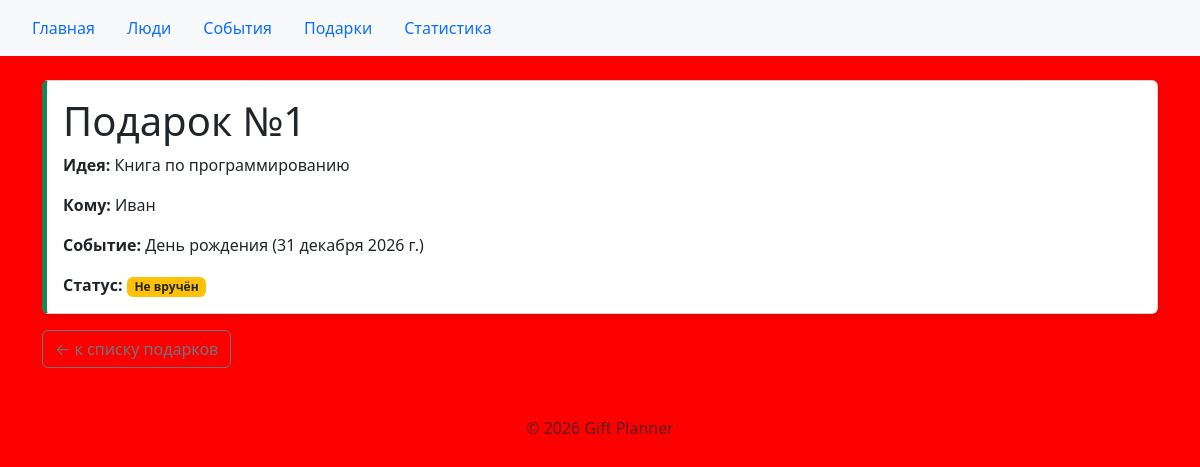
Screenshot of /gifts/1/ with the database file from the repository.
### gifts/models.py (models this page shows, shortened)
class Gift(models.Model):
    person = models.ForeignKey(
        Person,
        on_delete=models.PROTECT,
        related_name="gifts",
        verbose_name="Человек",
    )
    event = models.ForeignKey(
        Event,
        on_delete=models.PROTECT,
        related_name="gifts",
        verbose_name="Событие",
    )
    idea = models.CharField(
        max_length=300,
        verbose_name="Идея подарка",
    )
    is_done = models.BooleanField(
        default=False,
        verbose_name="Вручён",
    )
    class Meta:
        ordering = ["pk"]
        verbose_name = "Подарок"
        verbose_name_plural = "Подарки"

### people/models.py (models this page shows, shortened)
class Person(models.Model):
    name = models.CharField(
        max_length=200,
        verbose_name="Имя",
    )
    class Meta:
        ordering = ["name"]
        verbose_name = "Человек"
        verbose_name_plural = "Люди"

### events/models.py (models this page shows, shortened)
class Event(models.Model):
    person = models.ForeignKey(
        Person,
        on_delete=models.PROTECT,
        related_name="events",
        verbose_name="Человек",
    )
    title = models.CharField(
        max_length=200,
        verbose_name="Название",
    )
    date = models.DateField(
        verbose_name="Дата",
    )
    class Meta:
        ordering = ["date", "pk"]
        verbose_name = "Событие"
        verbose_name_plural = "События"

### gifts/views.py (the view)
# urls.py: path("<int:gift_id>/", views.gift_detail, name="detail"),
def gift_detail(request, gift_id):
    gift = get_object_or_404(
        Gift.objects.select_related("person", "event"),
        pk=gift_id,
    )
    context = {
        "gift": gift,
    }
    return render(request, "gifts/gift_detail.html", context)

### gifts/templates/gifts/gift_detail.html (shortened to what this page needs)
{% extends "base.html" %}
{% block content %}
{% if gift %}
    <div class="card">
        <div class="card-body">
            <h1 class="card-title">Подарок №{{ gift.id }}</h1>
            <p class="card-text"><strong>Идея:</strong> {{ gift.idea|default:"Без названия" }}</p>
            <p class="card-text"><strong>Кому:</strong> {{ gift.person.name }}</p>
            <p class="card-text"><strong>Событие:</strong> {{ gift.event.title }} ({{ gift.event.date }})</p>
            <p class="card-text">
                <strong>Статус:</strong>
                {% if gift.is_done %}
                    <span class="badge bg-success">Вручён</span>
                {% else %}
                    <span class="badge bg-warning text-dark">Не вручён</span>
                {% endif %}
            </p>
        </div>
    </div>
{% else %}
    <h1 class="text-danger">Подарок не найден</h1>
    <p>Подарок с указанным идентификатором отсутствует.</p>
{% endif %}
<a href="{% url 'gifts:list' %}" class="btn btn-outline-secondary mt-3">
    ← к списку подарков
</a>
{% endblock %}

### homepage/static/homepage/css/style.css (style rules this page uses)
body { background-color: red; }
.card { border-left: 5px solid #198754; box-shadow: 0 4px 6px rgba(0,0,0,0.1); }

### rows the page displays
Gift: id "1", idea "Книга по программированию", person.name "Иван", event "День рождения", event "31 декабря 2026 г."
